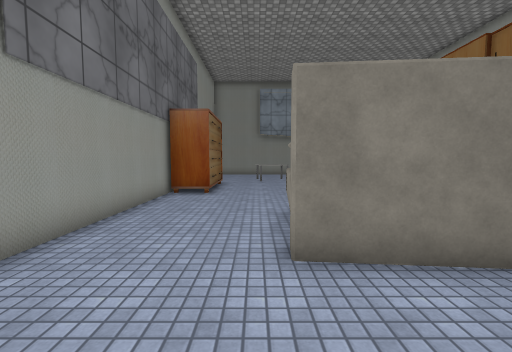
[1] (above)

16 first-person views from a walk through a Unity game level. The camera is 1.4 m above the floor, tilts 4° down and sees 90° across. The floor is counted in squares, 1 m on a side. Each view is taken from the middle of a square. On the plan, view 1 faces up. The plan holds only what a view shows up to about 13 squares ahead; the rest is blank. The place goes on beyond the plan. The player is left out. Some surface patterns are stand-ins.

[2]
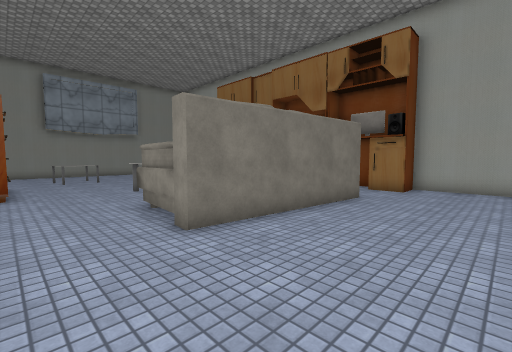

[3]
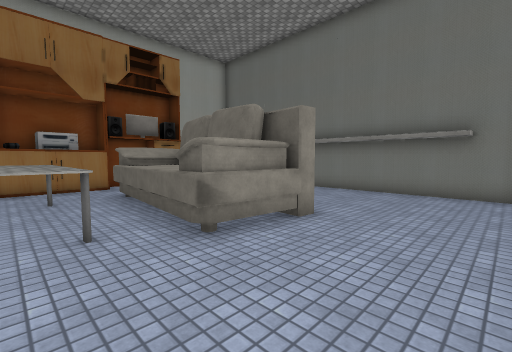

[4]
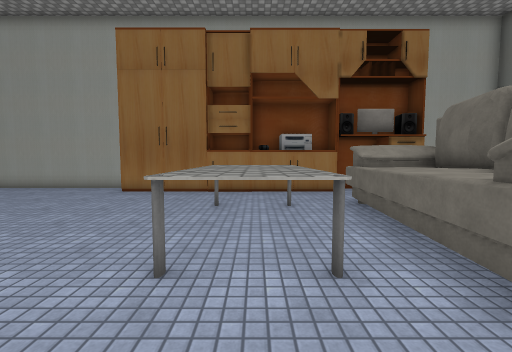

[5]
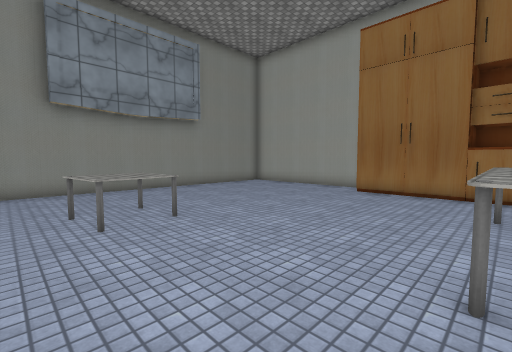

[6]
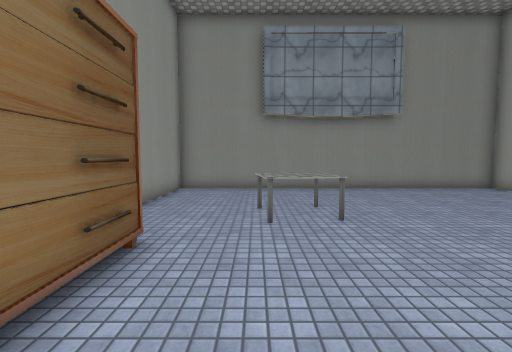

[7]
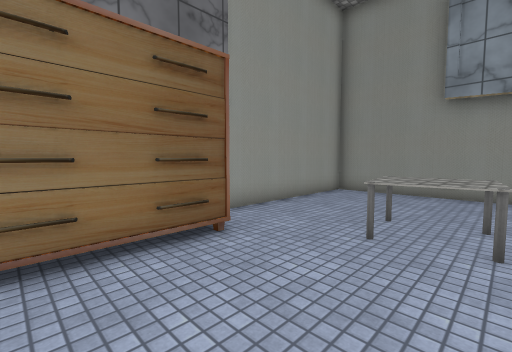

[8]
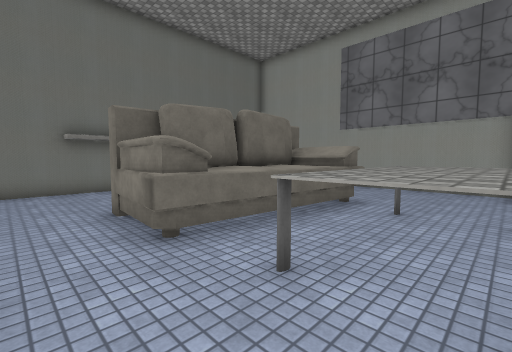

[9]
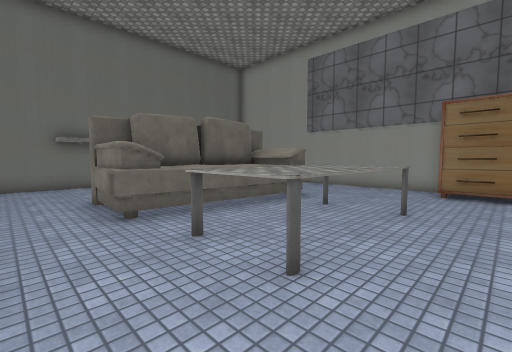

[10]
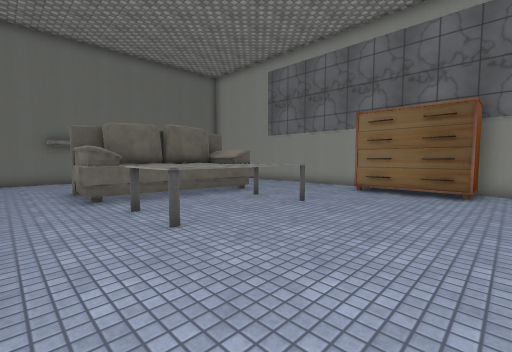

[11]
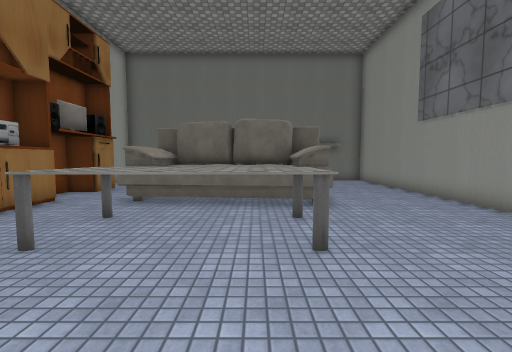

[12]
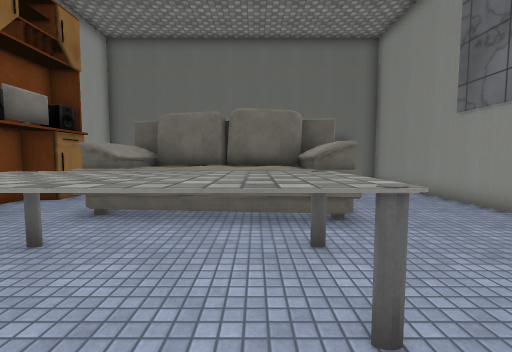

[13]
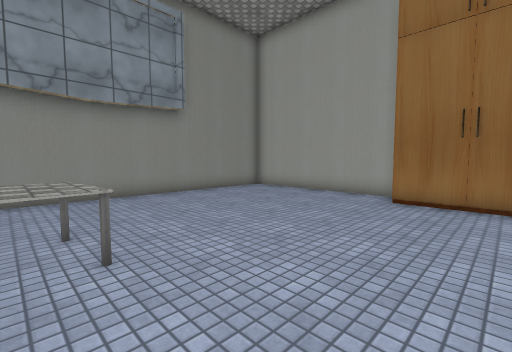

[14]
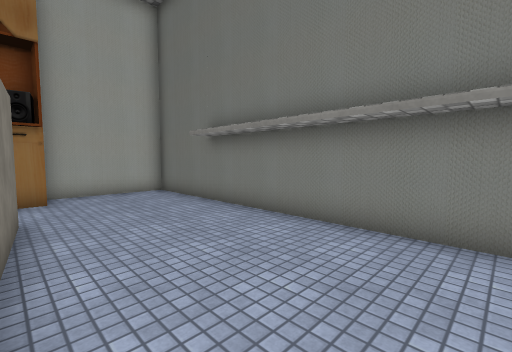

[15]
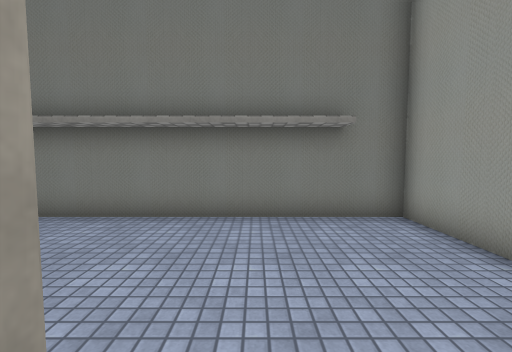

[16]
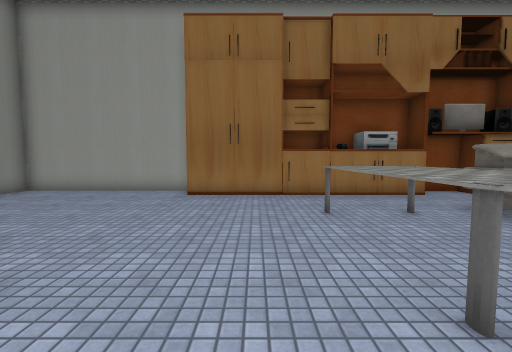

### Floor plan
Points are (right, up) in squares from view 1. A wall is a line through its corners. A room is listed if a view was taken in it or the views show most of it. See-through windows are left out.
Room 1 (views 1, 2, 3, 4, 5, 6, 7, 8, 9, 10, 11, 12, 13, 14, 15, 16)
walls: (-3.5, 10.5) (-3.5, -2) (10.9, -2) (10.9, 2.1); (10.9, 14.9) (10.9, 21.8) (-3.5, 21.8) (-3.5, 14.1); (10.4, 3.5) (10.8, 3.5) (10.8, 5.4)
objects: other object (-3, 10) to (-2, 14); table (0, 16) to (2, 17); other object (1, 3) to (7, 7); table (2, 8) to (7, 10); other object (10, 2) to (10, 3); other object (10, 6) to (10, 9); other object (10, 10) to (10, 11); other object (10, 12) to (10, 14)

Positions as (right, up) in squares from view 1, and headings:
1: (0, 0), facing up
2: (-2, -1), facing up-right
3: (-3, 9), facing down-right
4: (-1, 9), facing right
5: (-1, 10), facing up-right
6: (0, 10), facing up
7: (2, 11), facing up-left
8: (9, 10), facing down-left
9: (9, 12), facing down-left
10: (9, 15), facing down-left
11: (3, 14), facing down
12: (3, 12), facing down
13: (1, 12), facing up-right
14: (0, 3), facing down-right
15: (0, 4), facing down
16: (0, 12), facing right
